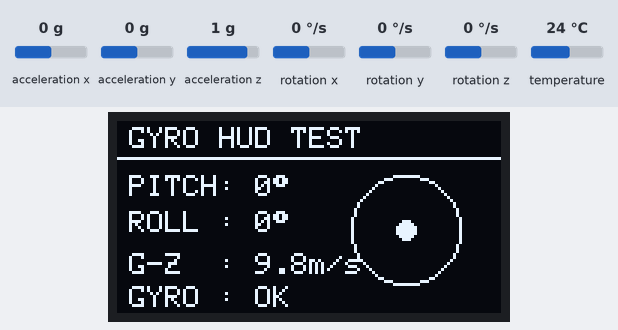
Bench run of a sketch on a simulated ESP32. Shown: 128×64 one-colour display. The test bench sets the inputs (shaded band); at power-on: acceleration x 0 g, acceleration y 0 g, acceleration z 1 g, rotation x 0 °/s, rotation y 0 °/s, rotation z 0 °/s, temperature 24 °C.

Above: at 1.7 s.
1.8 s: acceleration x set to -1.4 g
At 2.1 s:
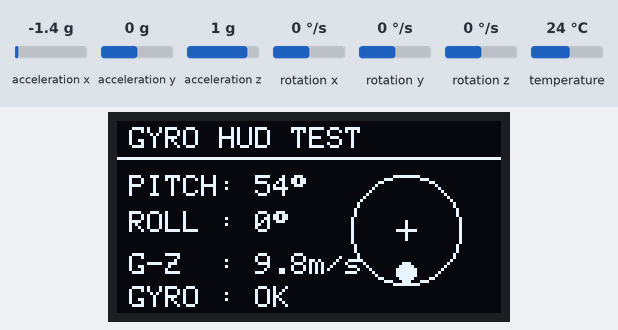
3.3 s: acceleration y set to -1.4 g
At 4.5 s:
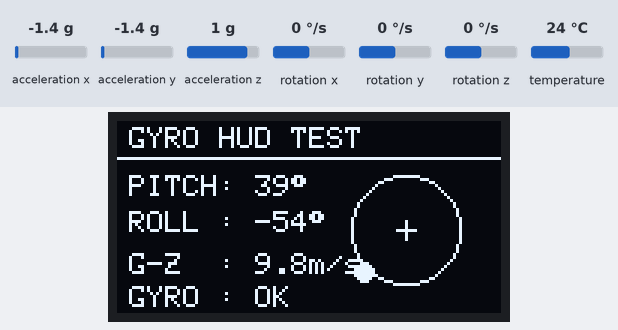
4.8 s: acceleration z set to -1.4 g
At 5.9 s:
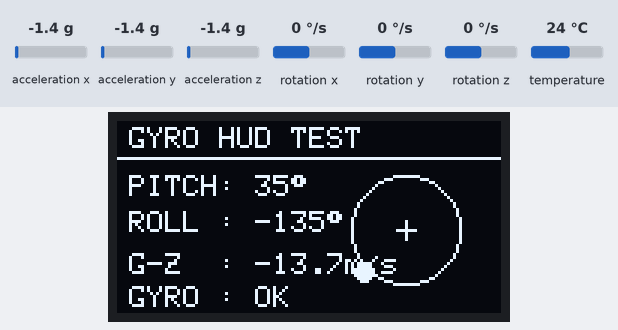
6.3 s: acceleration x set to -0.8 g
At 7.1 s:
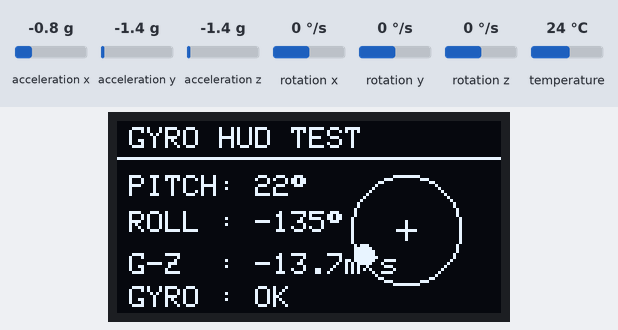
Timing chart, 0 to 8.8 s (numbered marks = the images above; inputs shaded):
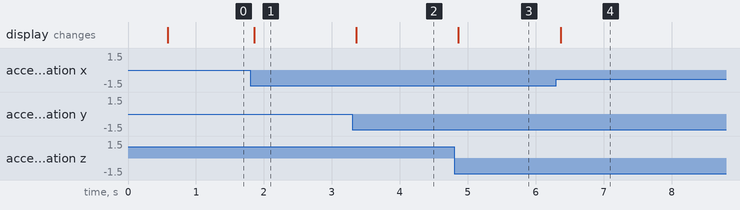

Measured:
- after the input at 1.8 s, the display: changes after 0.06 s (image 1)
- after the input at 3.3 s, the display: changes after 0.06 s (image 2)
- after the input at 4.8 s, the display: changes after 0.06 s (image 3)
- after the input at 6.3 s, the display: changes after 0.07 s (image 4)

The sketch:

gyro_test.ino
```cpp
#include <Wire.h>
#include <Adafruit_GFX.h>
#include <Adafruit_SSD1306.h>
#include <Adafruit_MPU6050.h>
#include <Adafruit_Sensor.h>

#define SCREEN_WIDTH 128
#define SCREEN_HEIGHT 64
#define OLED_RESET    -1
#define SCREEN_ADDRESS 0x3C

Adafruit_SSD1306 display(SCREEN_WIDTH, SCREEN_HEIGHT, &Wire, OLED_RESET);
Adafruit_MPU6050 mpu;

void setup() {
  Serial.begin(115200);
  Wire.begin(21, 22);

  if (!display.begin(SSD1306_SWITCHCAPVCC, SCREEN_ADDRESS)) {
    Serial.println(F("SSD1306 allocation failed"));
    for (;;);
  }

  display.clearDisplay();
  display.setTextSize(1);
  display.setTextColor(SSD1306_WHITE);
  display.setCursor(20, 24);
  display.println("Init MPU6050...");
  display.display();

  if (!mpu.begin()) {
    display.clearDisplay();
    display.setCursor(10, 24);
    display.println("MPU6050 NOT FOUND!");
    display.display();
    while (1) {
      delay(10);
    }
  }

  mpu.setAccelerometerRange(MPU6050_RANGE_8_G);
  mpu.setGyroRange(MPU6050_RANGE_500_DEG);
  mpu.setFilterBandwidth(MPU6050_BAND_21_HZ);

  delay(500);
}

void loop() {
  sensors_event_t a, g, temp;
  mpu.getEvent(&a, &g, &temp);

  // Calculate pitch and roll from accelerometer (in degrees)
  float roll  = atan2(a.acceleration.y, a.acceleration.z) * 180.0 / PI;
  float pitch = atan2(-a.acceleration.x, sqrt(a.acceleration.y * a.acceleration.y + a.acceleration.z * a.acceleration.z)) * 180.0 / PI;

  // Map pitch and roll to screen coordinates for artificial horizon / crosshair
  // Center is (96, 36)
  int centerX = 96;
  int centerY = 36;
  int radius = 18;

  int bubbleX = centerX + constrain((int)(roll * 0.4), -radius + 4, radius - 4);
  int bubbleY = centerY + constrain((int)(pitch * 0.4), -radius + 4, radius - 4);

  display.clearDisplay();

  // Header
  display.setTextSize(1);
  display.setCursor(4, 2);
  display.println("GYRO HUD TEST");
  display.drawLine(0, 12, SCREEN_WIDTH, 12, SSD1306_WHITE);

  // Angle Readings on Left
  display.setCursor(4, 18);
  display.print("PITCH: ");
  display.print((int)pitch);
  display.print((char)247);

  display.setCursor(4, 30);
  display.print("ROLL : ");
  display.print((int)roll);
  display.print((char)247);

  display.setCursor(4, 44);
  display.print("G-Z  : ");
  display.print(a.acceleration.z, 1);
  display.print("m/s");

  display.setCursor(4, 55);
  display.print("GYRO : OK");

  // Tilt circle gauge on Right
  display.drawCircle(centerX, centerY, radius, SSD1306_WHITE);
  display.drawFastHLine(centerX - 3, centerY, 7, SSD1306_WHITE);
  display.drawFastVLine(centerX, centerY - 3, 7, SSD1306_WHITE);

  // Moving tilt bubble
  display.fillCircle(bubbleX, bubbleY, 3, SSD1306_WHITE);

  display.display();
  delay(30); // ~33 FPS smooth animation
}
```
